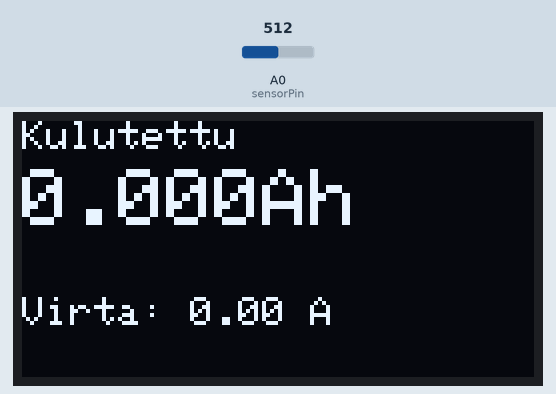
This sketch was run on a simulated Arduino Uno, built with avr-gcc and run on an emulated ATmega328P. Shown: 128×64 one-colour display. Inputs (shaded band) come from the test bench; at power-on: A0 (sensorPin) = 512. What the sketch prints to the serial monitor is not drawn.

Above: at 2.3 s.
2.4 s: A0 (sensorPin) set to 716
At 2.69 s:
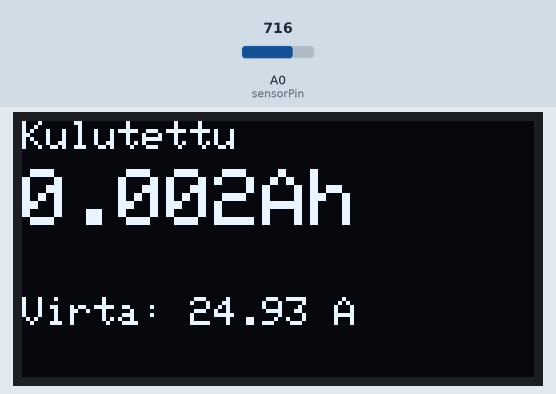
4.7 s: A0 (sensorPin) set to 511
At 6.0 s:
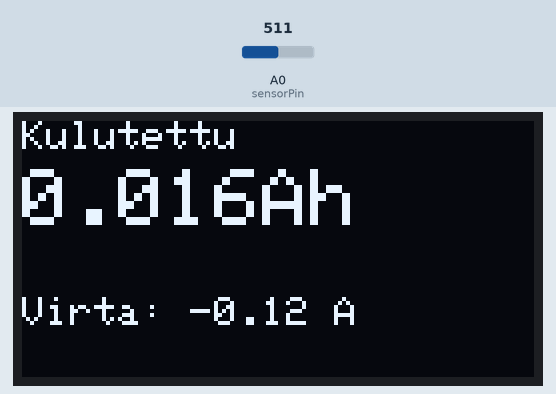
6.4 s: A0 (sensorPin) set to 490
At 7.0 s:
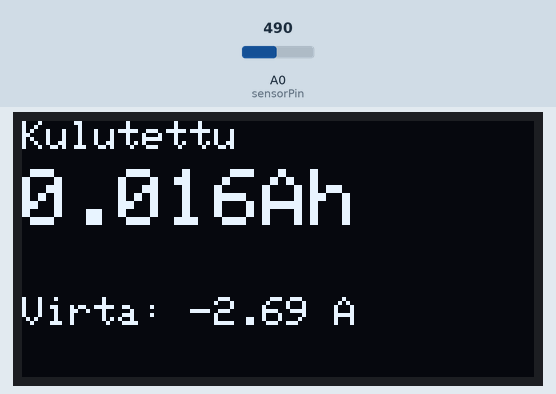
Timing chart, 0 to 9.4 s (numbered marks = the images above; inputs shaded):
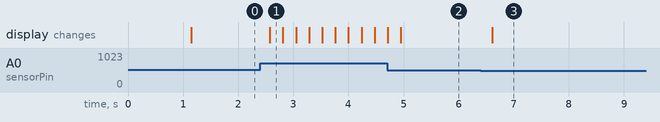

The sketch:

Akun_varaustila_final.ino
```cpp
#include <Wire.h>
#include <Adafruit_GFX.h>
#include <Adafruit_SSD1306.h>

#define SCREEN_WIDTH 128
#define SCREEN_HEIGHT 64

Adafruit_SSD1306 display(SCREEN_WIDTH, SCREEN_HEIGHT, &Wire, -1);

// ACS758
const int sensorPin = A0;

// 80Ah akku
const float batteryCapacityAh = 80.0;

// ACS758-050B
const float sensitivity = 0.040;

// Kalibroituu automaattisesti
float zeroCurrentVoltage = 2.50;

float current = 0.0;
float usedAh = 0.0;

unsigned long lastTime = 0;

void setup() {

  Serial.begin(9600);

  if (!display.begin(SSD1306_SWITCHCAPVCC, 0x3C)) {
    while (true);
  }

  display.clearDisplay();
  display.display();

  // =========================
  // AUTOMAATTINEN KALIBROINTI
  // =========================

  long sum = 0;

  for (int i = 0; i < 500; i++) {

    sum += analogRead(sensorPin);
    delay(2);
  }

  float avg = sum / 500.0;

  zeroCurrentVoltage = avg * (5.0 / 1023.0);

  Serial.print("Zero voltage: ");
  Serial.println(zeroCurrentVoltage, 3);

  lastTime = millis();
}

void loop() {

  // =========================
  // MITTAA VIRTA
  // =========================

  long sum = 0;

  for (int i = 0; i < 50; i++) {

    sum += analogRead(sensorPin);
  }

  float raw = sum / 50.0;

  float voltage = raw * (5.0 / 1023.0);

  current = (voltage - zeroCurrentVoltage) / sensitivity;

  // Poista pieni kohina
  if (abs(current) < 0.10) {
    current = 0.0;
  }

  // =========================
  // LASKE Ah
  // =========================

  unsigned long now = millis();

  float hoursPassed = (now - lastTime) / 3600000.0;

  lastTime = now;

  if (current > 0) {
    usedAh += current * hoursPassed;
  }

  // =========================
  // OLED
  // =========================

  display.clearDisplay();

  display.setTextColor(SSD1306_WHITE);

  // OTSIKKO
  display.setTextSize(1);
  display.setCursor(0, 0);
  display.print("Kulutettu");

  // ISO LUKEMA
  // Viela mahtuu keltaiselle alueelle
  display.setTextSize(2);

  display.setCursor(0, 12);

  // 3 desimaalia
  display.print(usedAh, 3);

  // YKSIKKO
  display.print("Ah");

  // VIRTA
  display.setTextSize(1);

  display.setCursor(0, 44);
  display.print("Virta: ");

  display.print(current, 2);

  display.print(" A");

  display.display();

  // =========================
  // DEBUG
  // =========================

  Serial.print("Voltage: ");
  Serial.print(voltage, 3);

  Serial.print("  Current: ");
  Serial.print(current, 2);

  Serial.print(" A");

  Serial.print("  Used: ");
  Serial.print(usedAh, 4);

  Serial.println(" Ah");

  delay(200);
}
```

Measured:
- after the input at 2.4 s, the display: changes after 0.17 s (image 1)
- after the input at 6.4 s, the display: changes after 0.21 s (image 3)
